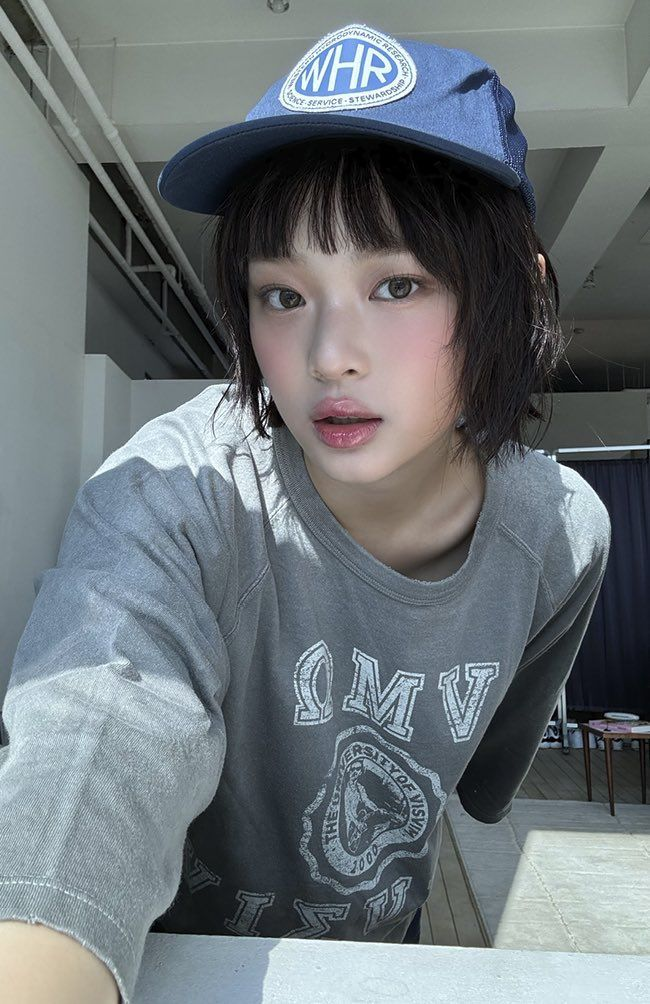
#> input picture 4A-Pantanoza-Exercise2/hanni.jpg, 650 x 1004 px, found by its file name
$ jupyter execute --allow-errors Exer2_CSST106_Pantanoza.ipynb   (shell and % lines are left out)
#> lines starting #> are read from the running program, lines starting #| are printed output that depends on the picture
# **FOR INSTALLATION OF OPENCV_CONTRIB**

[cell 1]


%cd opencv/build

#**Task 1 SIFT Feature Extraction**

[cell 2]
import cv2
import matplotlib.pyplot as plt

#Load Image
image = cv2.imread("/content/hanni.jpg")
#> image is the input picture: shape (1004, 650, 3); mean B, G, R 120.9, 116.9, 109.4
gray_image = cv2.cvtColor(image, cv2.COLOR_BGR2GRAY)
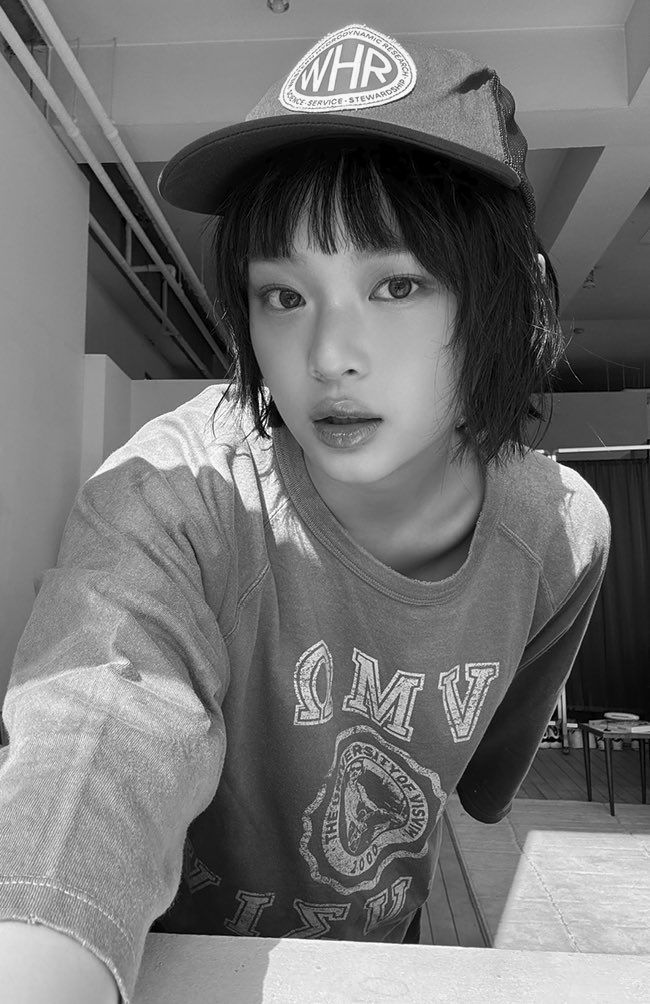
#> gray_image: shape (1004, 650); min 0, max 255, mean 115.1

#Initialize sift detector
sift = cv2.SIFT_create()

#Detect keypoints and descriptors
keypoints, descriptors = sift.detectAndCompute(gray_image, None)
#> keypoints = 2183 keypoints; strongest (x, y, size): (260, 409, 2), (260, 401, 2.3), (269, 431, 4.6), (260, 395, 2.3)

#Draw keypoints on the image
image_with_keypoints = cv2.drawKeypoints(image, keypoints, None)
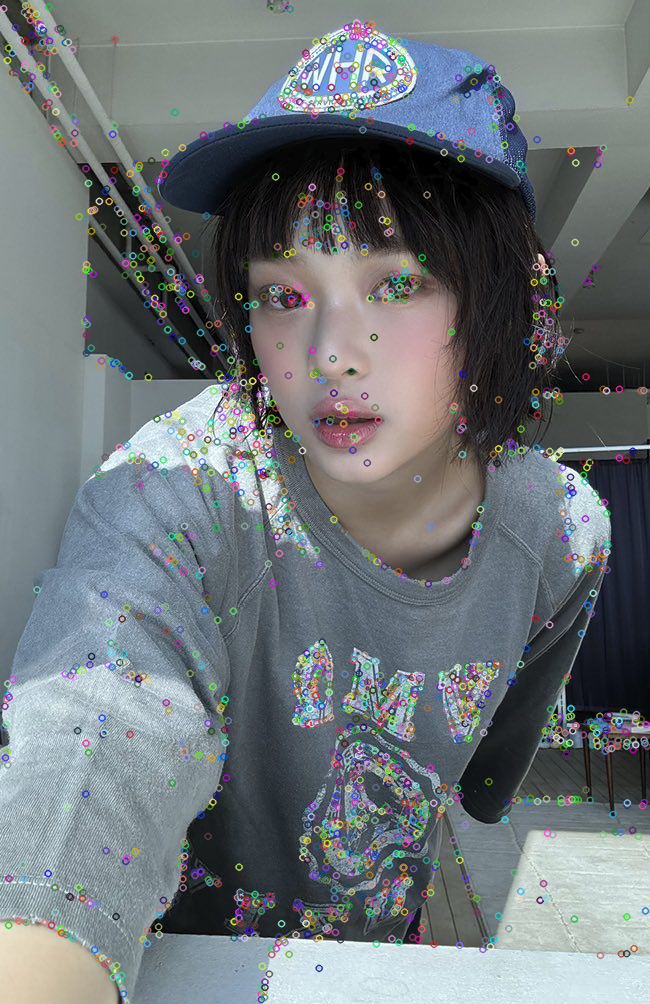
#> image_with_keypoints: shape (1004, 650, 3); mean B, G, R 121, 117.5, 110.6

#Display image with keypoints
plt.imshow(cv2.cvtColor(image_with_keypoints, cv2.COLOR_BGR2RGB))
plt.title("SIFT KEYPOINTS")
plt.show()

# **Task 2 Surf Feature Extraction**

[cell 3]
import cv2
import matplotlib.pyplot as plt

# Load the image
image = cv2.imread('/content/hanni.jpg')  # Replace 'your_image.jpg' with the actual path to your image
gray_image = cv2.cvtColor(image, cv2.COLOR_BGR2GRAY)

# Initialize SURF detector (requires OpenCV contrib package with non-free enabled)
#> (the rest of this cell did not finish here and is left out)

# **Task 3 ORB Feature Extraction**

[cell 4]
# Read the image
image = cv2.imread("/content/hanni.jpg")

# Convert the image to grayscale
gray_image = cv2.cvtColor(image, cv2.COLOR_BGR2GRAY)

# Initialize the ORB detector
orb = cv2.ORB_create()

# Detect keypoints and descriptors
keypoints, descriptors = orb.detectAndCompute(gray_image, None)
#> keypoints = 500 keypoints; strongest (x, y, size): (264, 407, 31), (263, 423, 31), (539, 254, 31), (540, 254, 37.2)

# Draw keypoints on the image
image_with_keypoints = cv2.drawKeypoints(image, keypoints, None)

# Display the result
plt.imshow(cv2.cvtColor(image_with_keypoints, cv2.COLOR_BGR2RGB))
plt.title("ORB KEYPOINTS")
plt.show()
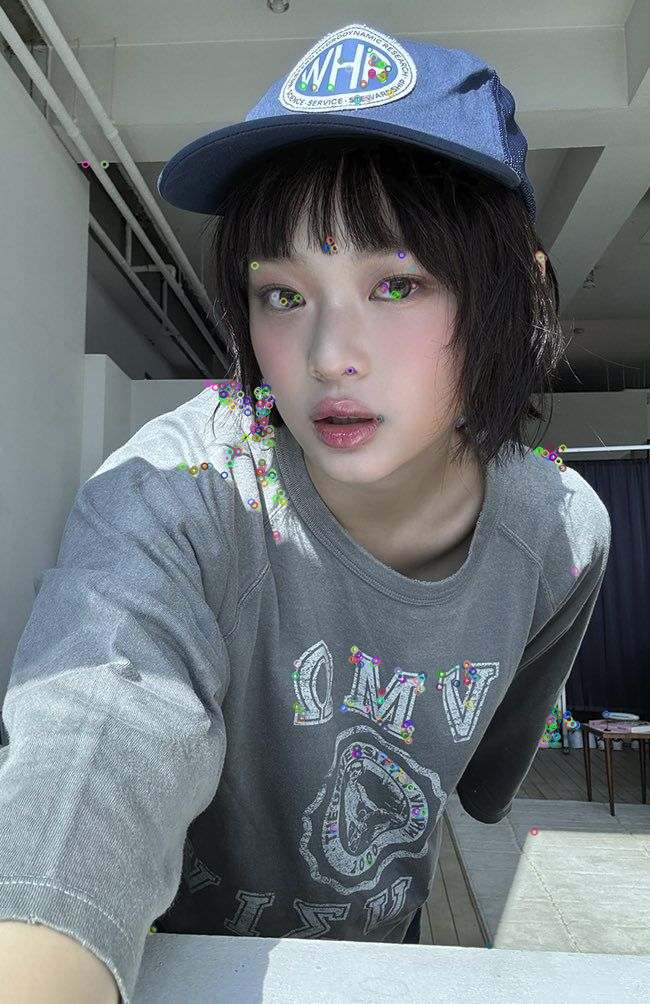
#> shown: shape (1004, 650, 3); mean R, G, B 109.4, 116.8, 120.7

# **Task 4 Feature Matching**

[cell 5]
# Load two images
image1 = cv2.imread('/content/hanni.jpg', 0)
#> image1: shape (1004, 650); min 0, max 255, mean 115.1
image2 = cv2.imread('/content/hanni2.jpg', 0)
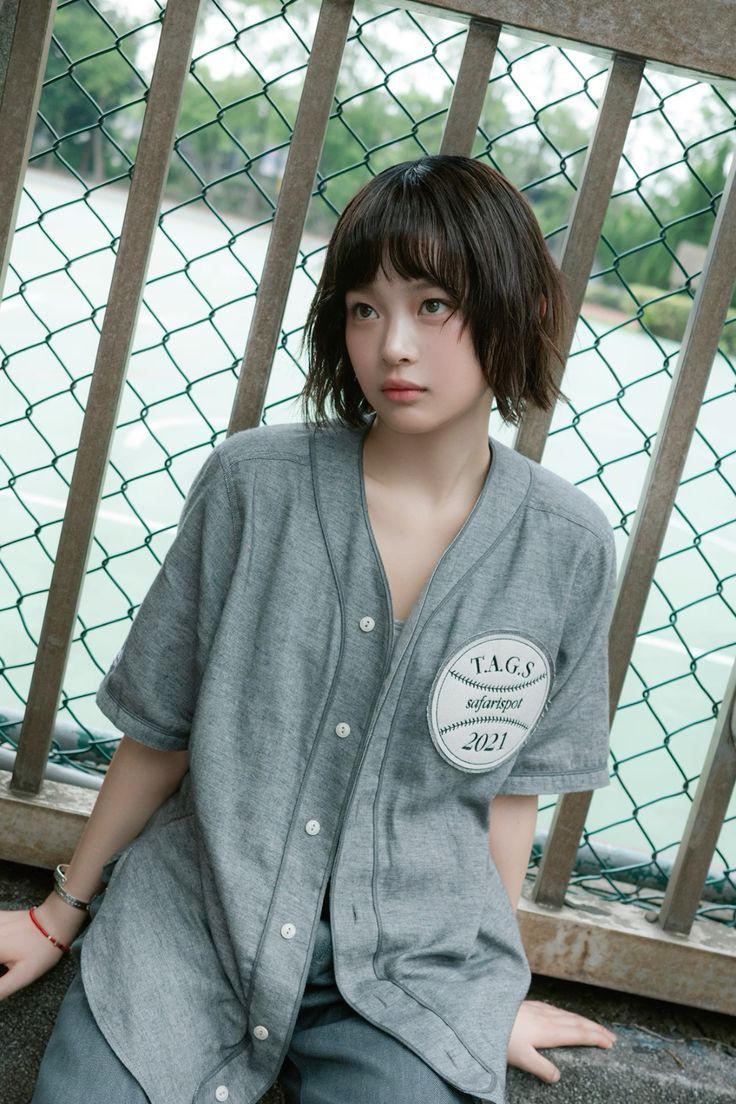
#> input picture 4A-Pantanoza-Exercise2/hanni2.jpg, 736 x 1104 px, found by its file name
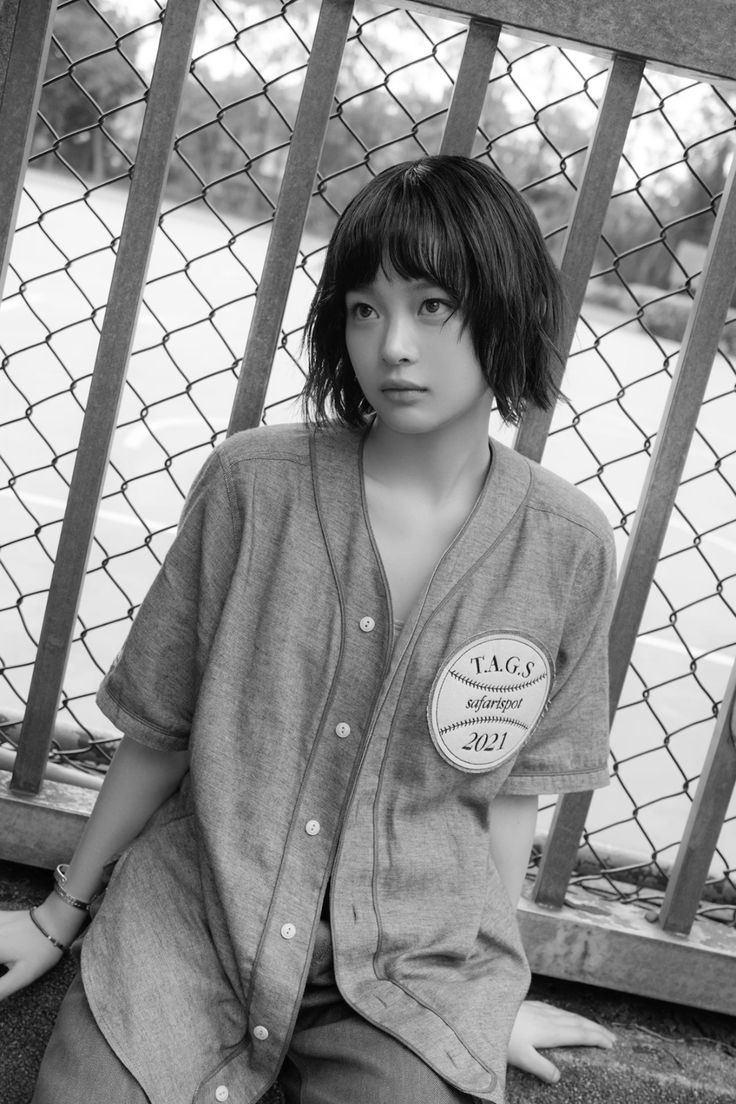
#> image2: shape (1104, 736); min 0, max 255, mean 141.9

# Initialize SIFT detector
sift = cv2.SIFT_create()

# Find keypoints and descriptors with SIFT
keypoints1, descriptors1 = sift.detectAndCompute(image1, None)
#> keypoints1 = 2189 keypoints; strongest (x, y, size): (260, 409, 2), (260, 402, 2.3), (269, 431, 4.6), (260, 395, 2.3)
keypoints2, descriptors2 = sift.detectAndCompute(image2, None)
#> keypoints2 = 4431 keypoints; strongest (x, y, size): (497, 669, 2), (37, 531, 4), (19, 601, 3.9), (453, 82, 1.9)

# Initialize the matcher
bf = cv2.BFMatcher(cv2.NORM_L2, crossCheck=True)

# Match descriptors
matches = bf.match(descriptors1, descriptors2)
#> matches = 568 matches

# Sort matches by distance (best matches first)
matches = sorted(matches, key=lambda x: x.distance)

# Draw matches
image_matches = cv2.drawMatches(image1, keypoints1, image2, keypoints2, matches[:10], None, flags=cv2.DrawMatchesFlags_NOT_DRAW_SINGLE_POINTS)
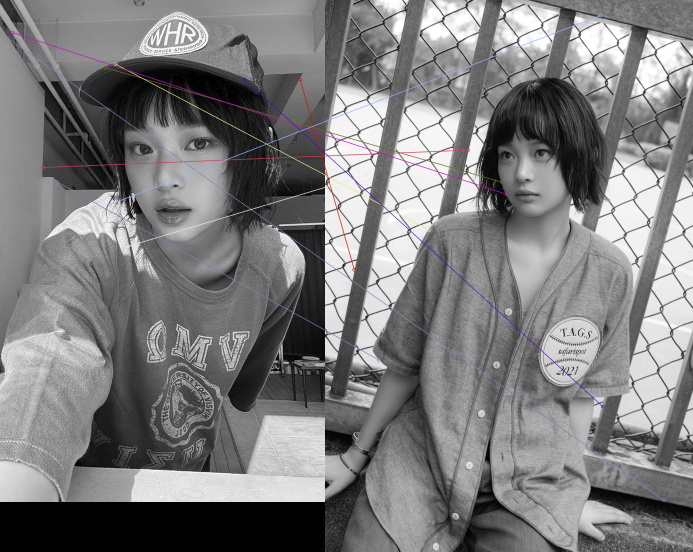
#> image_matches: shape (1104, 1386, 3) (shown at 1/2 size); mean of channels 0, 1, 2 124.8, 124.4, 124.7; drawn as B, G, R

# Display the matches
plt.imshow(image_matches)
plt.title('Feature Matching with SIFT')
plt.show()

# **Task 5 Applications of Feature Matching**

[cell 6]
import cv2
import numpy as np
import matplotlib.pyplot as plt

# Load two images in grayscale
image1 = cv2.imread('/content/hanni.jpg', cv2.IMREAD_GRAYSCALE)
image2 = cv2.imread('/content/hanni2.jpg', cv2.IMREAD_GRAYSCALE)

# Detect keypoints and descriptors using SIFT
sift = cv2.SIFT_create()
keypoints1, descriptors1 = sift.detectAndCompute(image1, None)
keypoints2, descriptors2 = sift.detectAndCompute(image2, None)

# Initialize the matcher
bf = cv2.BFMatcher()
matches = bf.knnMatch(descriptors1, descriptors2, k=2)
#> matches = 2189 matches

# Apply ratio test to find good matches
good_matches = []
for m, n in matches:
    if m.distance < 0.75 * n.distance:  # Adjust 0.75 as needed
        good_matches.append(m)
#> after the loop, good_matches = 20 matches

# Extract location of good matches
if len(good_matches) > 4:  # Check for sufficient good matches
    src_pts = np.float32([keypoints1[m.queryIdx].pt for m in good_matches]).reshape(-1, 1, 2)
#> src_pts = 20 rows, first 8: [29.89, 19.72], [70.2, 675.1], [86.05, 334.5], [210.3, 135.1], [258.1, 900.9], [260.7, 993.8], [261.9, 966], [305.4, 295.6]
    dst_pts = np.float32([keypoints2[m.trainIdx].pt for m in good_matches]).reshape(-1, 1, 2)
#> dst_pts = 20 rows, first 8: [13.92, 196.6], [253.1, 525.7], [285.8, 299.8], [353.1, 363.8], [665.9, 1078.1], [106.5, 715.4], [446.9, 139.6], [475.1, 933.2]

    # Find homography matrix with adjusted RANSAC threshold
    M, mask = cv2.findHomography(src_pts, dst_pts, cv2.RANSAC, 10.0)
#> M = [[-0.771, -0.146, 492.6], [-1.4, -0.378, 962.9], [-0.00135, -0.000453, 1]]; mask = 20 values, max 1 at index 4, min 0 at index 0, mean 0.25

    # Warp one image to align with the other
    h, w = image1.shape
#> h = 1004; w = 650
    result = cv2.warpPerspective(image1, M, (w, h), flags=cv2.WARP_INVERSE_MAP | cv2.INTER_LINEAR)
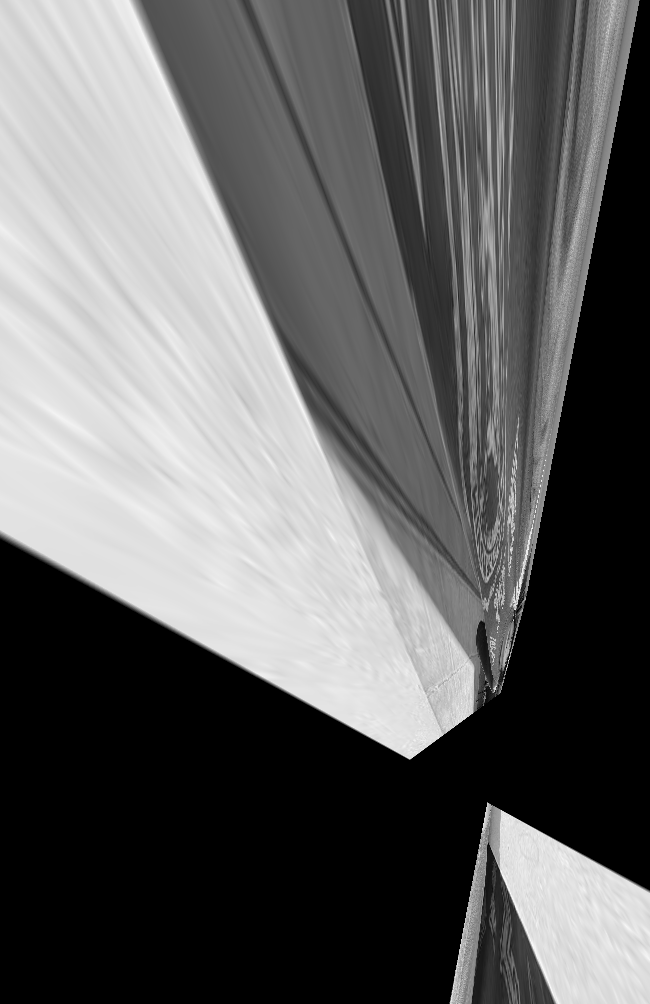
#> result: shape (1004, 650); min 0, max 254, mean 99.1

    # Display the result
    plt.imshow(result, cmap='gray')
    plt.title('Enhanced Image Alignment using Homography')
    plt.axis('off')
    plt.show()
else:
    print(f"Not enough good matches were found: {len(good_matches)}/4")

# **Combining Feature Extraction Methods**

[cell 7]
import cv2

# Use SIFT and ORB to extract features from two images

# Load two images, ensure correct path and grayscale loading
image1 = cv2.imread('/content/hanni.jpg', cv2.IMREAD_GRAYSCALE) # Changed to include full path and grayscale flag
image2 = cv2.imread('/content/hanni2.jpg', cv2.IMREAD_GRAYSCALE) # Changed to include full path and grayscale flag

# Check if images were loaded successfully
if image1 is None or image2 is None:
    print("Error: Could not load images. Please check the file paths.")
    exit() # Exit if images are not loaded

# SIFT detector
sift = cv2.SIFT_create()
keypoints1_sift, descriptors1_sift = sift.detectAndCompute(image1, None)
#> keypoints1_sift has the same summary as keypoints1
keypoints2_sift, descriptors2_sift = sift.detectAndCompute(image2, None)
#> keypoints2_sift has the same summary as keypoints2

# ORB detector
orb = cv2.ORB_create()
keypoints1_orb, descriptors1_orb = orb.detectAndCompute(image1, None)
#> keypoints1_orb has the same summary as keypoints
keypoints2_orb, descriptors2_orb = orb.detectAndCompute(image2, None)
#> keypoints2_orb = 500 keypoints; strongest (x, y, size): (635, 191, 31), (383, 87, 31), (383, 88, 37.2), (300, 268, 31)

# You can match keypoints from both SIFT and ORB using a matcher of your choice.

# **Processed Images**

[cell 8]
# prompt: create a compilation of all the processed images, save it to a pdf

import matplotlib.pyplot as plt
from matplotlib.backends.backend_pdf import PdfPages

# Assuming you have the following variables from your previous code:
# image_with_keypoints (SIFT), image_with_keypoints (SURF), image_with_keypoints (ORB), image_matches (feature matching), result (image alignment)

with PdfPages('/content/processed_images.pdf') as pdf:
    plt.imshow(cv2.cvtColor(image_with_keypoints, cv2.COLOR_BGR2RGB))
    plt.title("SIFT Keypoints")
    pdf.savefig()
    plt.close()

    plt.imshow(cv2.cvtColor(image_with_keypoints, cv2.COLOR_BGR2RGB))  # Replace with your SURF image
    plt.title("SURF Keypoints")
    pdf.savefig()
    plt.close()

    plt.imshow(cv2.cvtColor(image_with_keypoints, cv2.COLOR_BGR2RGB))  # Replace with your ORB image
    plt.title("ORB Keypoints")
    pdf.savefig()
    plt.close()

    plt.imshow(image_matches)
    plt.title("Feature Matching with SIFT")
    pdf.savefig()
    plt.close()

    plt.imshow(cv2.cvtColor(result, cv2.COLOR_BGR2RGB))
    plt.title("Image Alignment using Homography")
    pdf.savefig()
    plt.close()


print("PDF saved as processed_images.pdf")
